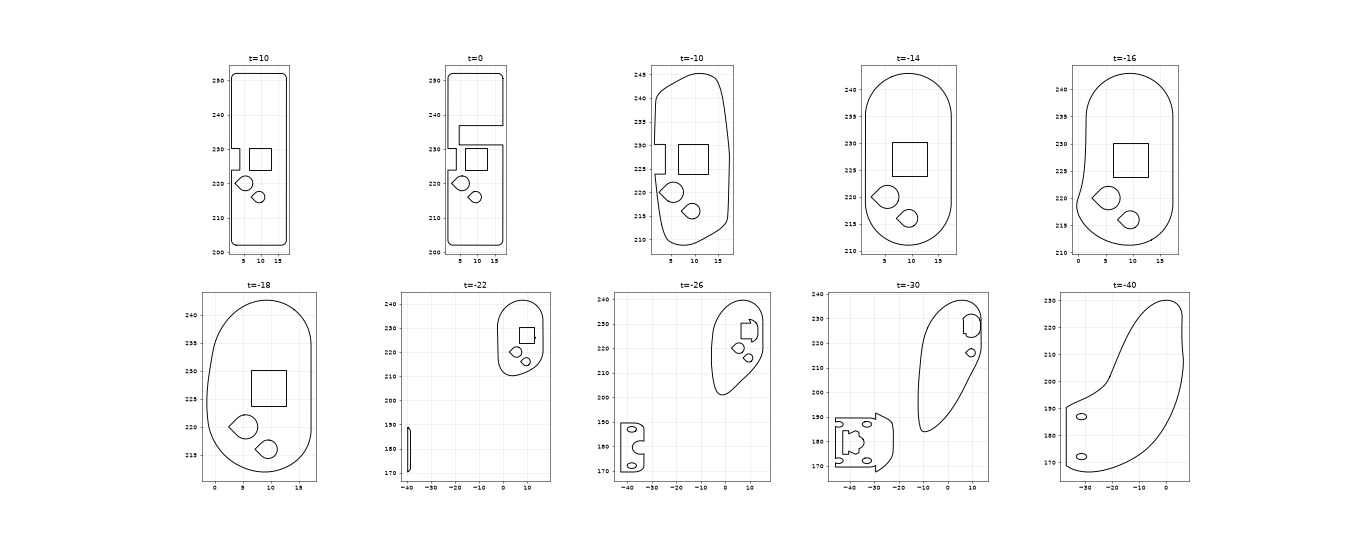

Python code for this plot:
import sys,json; sys.path.insert(0,'..')
from frame import *
import matplotlib; matplotlib.use('Agg'); import matplotlib.pyplot as plt
def rawmesh(name):
    B=json.load(open(f'../../raw/{name}.json')); out=[]
    for body in B:
        tris=[fc['vertices'] for face in body['faces'] for fc in face['facets']]
        a=np.array(tris,float).reshape(-1,3,3)*1000; out.append(a)
    return out
bodies=rawmesh('ps1_RUgD'); print(len(bodies),[len(b) for b in bodies])
A=np.concatenate(bodies)
m=trimesh.Trimesh(A.reshape(-1,3),np.arange(len(A)*3).reshape(-1,3)); m.merge_vertices(digits_vertex=4)
print('watertight',m.is_watertight,'bounds world',m.bounds)
m.apply_transform(M_W2F)
LD,LT=0.05,0.069
print('bounds frame',m.bounds)
fig,axs=plt.subplots(2,5,figsize=(30,12))
for ax,t in zip(axs[0],[10,0,-10,-14,-16]):
    s=m.section(plane_origin=[0,t,0],plane_normal=[0,1,0])
    if s is None: continue
    for e in s.discrete: ax.plot(e[:,0],e[:,2],'k')
    ax.set_title(f't={t}');ax.set_aspect('equal');ax.grid(alpha=.3)
for ax,t in zip(axs[1],[-18,-22,-26,-30,-40]):
    s=m.section(plane_origin=[0,t,0],plane_normal=[0,1,0])
    if s is None: continue
    for e in s.discrete: ax.plot(e[:,0],e[:,2],'k')
    ax.set_title(f't={t}');ax.set_aspect('equal');ax.grid(alpha=.3)
plt.savefig('probe5.png',dpi=45)
V=m.vertices; 
for t in [-12,-14,-16,-18,-20,-25,-30,-40,-50]:
    s=V[np.abs(V[:,1]-t)<0.6]
    if len(s): print(t, 'd',s[:,0].min().round(1),s[:,0].max().round(1),'z',s[:,2].min().round(1),s[:,2].max().round(1))
